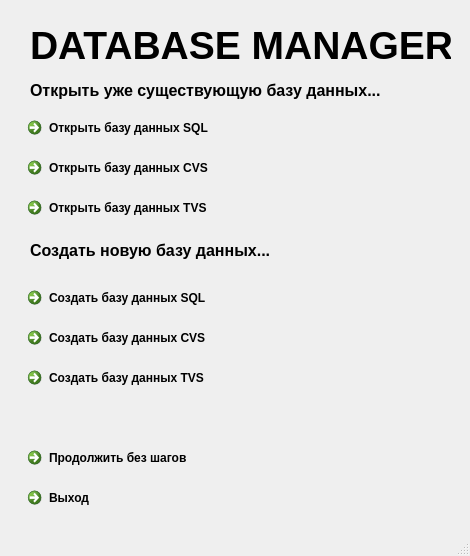
<?xml version="1.0" encoding="UTF-8"?>
<ui version="4.0">
 <class>MainWindow</class>
 <widget class="QMainWindow" name="MainWindow">
  <property name="geometry">
   <rect>
    <x>0</x>
    <y>0</y>
    <width>470</width>
    <height>556</height>
   </rect>
  </property>
  <property name="windowTitle">
   <string>MainWindow</string>
  </property>
  <widget class="QWidget" name="centralwidget">
   <widget class="QCommandLinkButton" name="openSqlDatabaseButton">
    <property name="geometry">
     <rect>
      <x>20</x>
      <y>110</y>
      <width>441</width>
      <height>41</height>
     </rect>
    </property>
    <property name="text">
     <string>Открыть базу данных SQL</string>
    </property>
   </widget>
   <widget class="QCommandLinkButton" name="openCvsDatabaseButton">
    <property name="geometry">
     <rect>
      <x>20</x>
      <y>150</y>
      <width>441</width>
      <height>41</height>
     </rect>
    </property>
    <property name="text">
     <string>Открыть базу данных CVS</string>
    </property>
   </widget>
   <widget class="QCommandLinkButton" name="openTvsDatabaseButton">
    <property name="geometry">
     <rect>
      <x>20</x>
      <y>190</y>
      <width>441</width>
      <height>41</height>
     </rect>
    </property>
    <property name="text">
     <string>Открыть базу данных TVS</string>
    </property>
   </widget>
   <widget class="QLabel" name="label">
    <property name="geometry">
     <rect>
      <x>30</x>
      <y>10</y>
      <width>421</width>
      <height>71</height>
     </rect>
    </property>
    <property name="font">
     <font>
      <family>Arial</family>
      <pointsize>29</pointsize>
      <weight>75</weight>
      <bold>true</bold>
     </font>
    </property>
    <property name="text">
     <string>DATABASE MANAGER</string>
    </property>
   </widget>
   <widget class="QLabel" name="label_2">
    <property name="geometry">
     <rect>
      <x>30</x>
      <y>70</y>
      <width>411</width>
      <height>41</height>
     </rect>
    </property>
    <property name="font">
     <font>
      <pointsize>12</pointsize>
      <weight>75</weight>
      <italic>false</italic>
      <bold>true</bold>
      <underline>false</underline>
     </font>
    </property>
    <property name="text">
     <string>Открыть уже существующую базу данных...</string>
    </property>
   </widget>
   <widget class="QLabel" name="label_3">
    <property name="geometry">
     <rect>
      <x>30</x>
      <y>230</y>
      <width>411</width>
      <height>41</height>
     </rect>
    </property>
    <property name="font">
     <font>
      <pointsize>12</pointsize>
      <weight>75</weight>
      <italic>false</italic>
      <bold>true</bold>
      <underline>false</underline>
     </font>
    </property>
    <property name="text">
     <string>Создать новую базу данных...</string>
    </property>
   </widget>
   <widget class="QCommandLinkButton" name="createCvsDatabaseButton">
    <property name="geometry">
     <rect>
      <x>20</x>
      <y>320</y>
      <width>441</width>
      <height>41</height>
     </rect>
    </property>
    <property name="text">
     <string>Создать базу данных CVS</string>
    </property>
   </widget>
   <widget class="QCommandLinkButton" name="createTvsDatabaseButton">
    <property name="geometry">
     <rect>
      <x>20</x>
      <y>360</y>
      <width>441</width>
      <height>41</height>
     </rect>
    </property>
    <property name="text">
     <string>Создать базу данных TVS</string>
    </property>
   </widget>
   <widget class="QCommandLinkButton" name="createSqlDatabaseButton">
    <property name="geometry">
     <rect>
      <x>20</x>
      <y>280</y>
      <width>441</width>
      <height>41</height>
     </rect>
    </property>
    <property name="text">
     <string>Создать базу данных SQL</string>
    </property>
   </widget>
   <widget class="QCommandLinkButton" name="continueButton">
    <property name="geometry">
     <rect>
      <x>20</x>
      <y>440</y>
      <width>251</width>
      <height>41</height>
     </rect>
    </property>
    <property name="text">
     <string>Продолжить без шагов</string>
    </property>
   </widget>
   <widget class="QCommandLinkButton" name="exitButton">
    <property name="geometry">
     <rect>
      <x>20</x>
      <y>480</y>
      <width>251</width>
      <height>41</height>
     </rect>
    </property>
    <property name="text">
     <string>Выход</string>
    </property>
   </widget>
  </widget>
  <widget class="QStatusBar" name="statusbar"/>
 </widget>
 <resources/>
 <connections/>
</ui>
